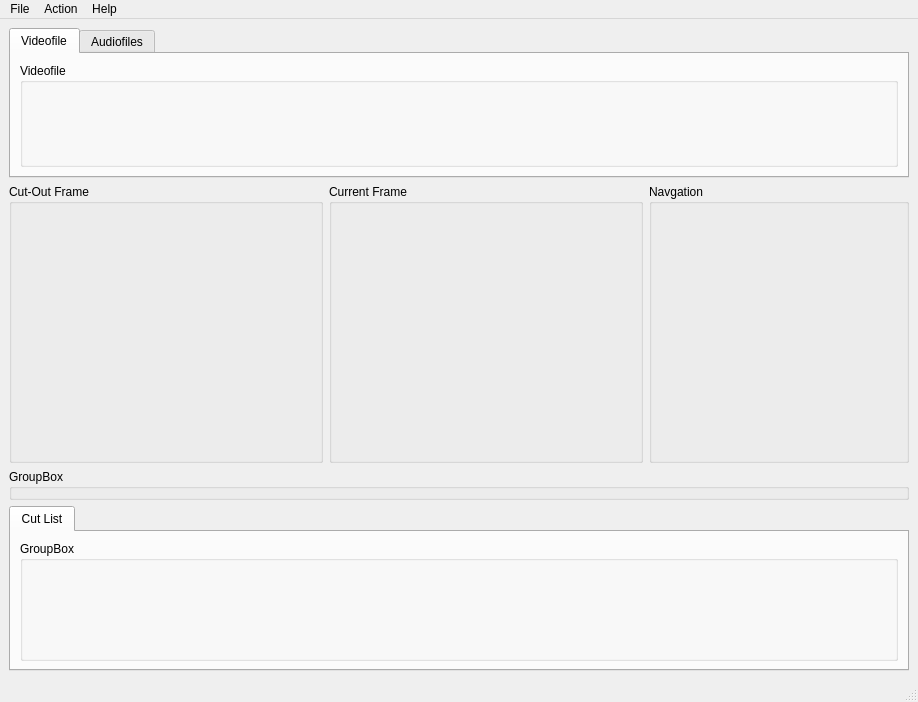
<ui version="4.0" >
 <class>TTCutMainWindow</class>
 <widget class="QMainWindow" name="TTCutMainWindow" >
  <property name="geometry" >
   <rect>
    <x>0</x>
    <y>0</y>
    <width>918</width>
    <height>702</height>
   </rect>
  </property>
  <property name="minimumSize" >
   <size>
    <width>900</width>
    <height>700</height>
   </size>
  </property>
  <property name="windowTitle" >
   <string>MainWindow</string>
  </property>
  <widget class="QWidget" name="centralwidget" >
   <layout class="QGridLayout" >
    <item row="2" column="0" colspan="3" >
     <widget class="TTStreamNavigator" name="streamNavigator" >
      <property name="title" >
       <string>GroupBox</string>
      </property>
     </widget>
    </item>
    <item row="3" column="0" colspan="3" >
     <widget class="QTabWidget" name="ccrTab" >
      <property name="sizePolicy" >
       <sizepolicy vsizetype="Minimum" hsizetype="Minimum" >
        <horstretch>10</horstretch>
        <verstretch>1</verstretch>
       </sizepolicy>
      </property>
      <property name="minimumSize" >
       <size>
        <width>620</width>
        <height>165</height>
       </size>
      </property>
      <property name="sizeIncrement" >
       <size>
        <width>1</width>
        <height>1</height>
       </size>
      </property>
      <property name="baseSize" >
       <size>
        <width>620</width>
        <height>150</height>
       </size>
      </property>
      <widget class="QWidget" name="tabCutList" >
       <attribute name="title" >
        <string>Cut List</string>
       </attribute>
       <attribute name="icon" >
        <iconset resource="mainwindow.qrc" >:/pixmaps/pixmaps/cutav_18.xpm</iconset>
       </attribute>
       <layout class="QGridLayout" >
        <item row="0" column="0" >
         <widget class="TTCutList" name="cutList" >
          <property name="minimumSize" >
           <size>
            <width>0</width>
            <height>120</height>
           </size>
          </property>
          <property name="title" >
           <string>GroupBox</string>
          </property>
         </widget>
        </item>
       </layout>
      </widget>
     </widget>
    </item>
    <item row="1" column="1" >
     <widget class="TTCurrentFrame" name="currentFrame" >
      <property name="sizePolicy" >
       <sizepolicy vsizetype="Expanding" hsizetype="Expanding" >
        <horstretch>4</horstretch>
        <verstretch>8</verstretch>
       </sizepolicy>
      </property>
      <property name="minimumSize" >
       <size>
        <width>312</width>
        <height>260</height>
       </size>
      </property>
      <property name="sizeIncrement" >
       <size>
        <width>1</width>
        <height>1</height>
       </size>
      </property>
      <property name="baseSize" >
       <size>
        <width>240</width>
        <height>150</height>
       </size>
      </property>
      <property name="focusPolicy" >
       <enum>Qt::WheelFocus</enum>
      </property>
      <property name="title" >
       <string>Current Frame</string>
      </property>
     </widget>
    </item>
    <item row="1" column="2" >
     <widget class="TTNavigation" name="navigation" >
      <property name="sizePolicy" >
       <sizepolicy vsizetype="Expanding" hsizetype="Fixed" >
        <horstretch>1</horstretch>
        <verstretch>8</verstretch>
       </sizepolicy>
      </property>
      <property name="minimumSize" >
       <size>
        <width>250</width>
        <height>240</height>
       </size>
      </property>
      <property name="maximumSize" >
       <size>
        <width>260</width>
        <height>16777215</height>
       </size>
      </property>
      <property name="sizeIncrement" >
       <size>
        <width>1</width>
        <height>1</height>
       </size>
      </property>
      <property name="baseSize" >
       <size>
        <width>140</width>
        <height>120</height>
       </size>
      </property>
      <property name="title" >
       <string>Navgation</string>
      </property>
     </widget>
    </item>
    <item row="1" column="0" >
     <widget class="TTCutOutFrame" name="cutOutFrame" >
      <property name="sizePolicy" >
       <sizepolicy vsizetype="Expanding" hsizetype="Expanding" >
        <horstretch>4</horstretch>
        <verstretch>8</verstretch>
       </sizepolicy>
      </property>
      <property name="minimumSize" >
       <size>
        <width>312</width>
        <height>260</height>
       </size>
      </property>
      <property name="sizeIncrement" >
       <size>
        <width>1</width>
        <height>1</height>
       </size>
      </property>
      <property name="baseSize" >
       <size>
        <width>240</width>
        <height>150</height>
       </size>
      </property>
      <property name="title" >
       <string>Cut-Out Frame</string>
      </property>
     </widget>
    </item>
    <item row="0" column="0" colspan="3" >
     <widget class="QTabWidget" name="tabVideoAudioInfo" >
      <property name="sizePolicy" >
       <sizepolicy vsizetype="Minimum" hsizetype="Minimum" >
        <horstretch>1</horstretch>
        <verstretch>1</verstretch>
       </sizepolicy>
      </property>
      <property name="minimumSize" >
       <size>
        <width>650</width>
        <height>150</height>
       </size>
      </property>
      <property name="maximumSize" >
       <size>
        <width>16777215</width>
        <height>168</height>
       </size>
      </property>
      <property name="sizeIncrement" >
       <size>
        <width>1</width>
        <height>1</height>
       </size>
      </property>
      <property name="baseSize" >
       <size>
        <width>620</width>
        <height>168</height>
       </size>
      </property>
      <property name="currentIndex" >
       <number>0</number>
      </property>
      <widget class="QWidget" name="tabVideoInfo" >
       <attribute name="title" >
        <string>Videofile</string>
       </attribute>
       <attribute name="icon" >
        <iconset resource="mainwindow.qrc" >:/pixmaps/pixmaps/tv.png</iconset>
       </attribute>
       <layout class="QGridLayout" >
        <item row="0" column="0" >
         <widget class="TTVideoFileInfo" name="videoFileInfo" >
          <property name="sizePolicy" >
           <sizepolicy vsizetype="MinimumExpanding" hsizetype="Preferred" >
            <horstretch>1</horstretch>
            <verstretch>1</verstretch>
           </sizepolicy>
          </property>
          <property name="minimumSize" >
           <size>
            <width>620</width>
            <height>100</height>
           </size>
          </property>
          <property name="maximumSize" >
           <size>
            <width>16777215</width>
            <height>16777215</height>
           </size>
          </property>
          <property name="sizeIncrement" >
           <size>
            <width>1</width>
            <height>1</height>
           </size>
          </property>
          <property name="title" >
           <string>Videofile</string>
          </property>
         </widget>
        </item>
       </layout>
      </widget>
      <widget class="QWidget" name="tabAudioInfo" >
       <attribute name="title" >
        <string>Audiofiles</string>
       </attribute>
       <attribute name="icon" >
        <iconset resource="mainwindow.qrc" >:/pixmaps/pixmaps/cutaudio_18.xpm</iconset>
       </attribute>
       <layout class="QGridLayout" >
        <item row="0" column="0" >
         <widget class="TTAudioFileList" name="audioFileInfo" >
          <property name="sizePolicy" >
           <sizepolicy vsizetype="Preferred" hsizetype="Preferred" >
            <horstretch>1</horstretch>
            <verstretch>1</verstretch>
           </sizepolicy>
          </property>
          <property name="minimumSize" >
           <size>
            <width>640</width>
            <height>100</height>
           </size>
          </property>
          <property name="maximumSize" >
           <size>
            <width>16777215</width>
            <height>240</height>
           </size>
          </property>
          <property name="title" >
           <string>Audiofiles</string>
          </property>
         </widget>
        </item>
       </layout>
      </widget>
     </widget>
    </item>
   </layout>
  </widget>
  <widget class="QMenuBar" name="menubar" >
   <property name="geometry" >
    <rect>
     <x>0</x>
     <y>0</y>
     <width>918</width>
     <height>22</height>
    </rect>
   </property>
   <widget class="QMenu" name="menuHelp" >
    <property name="title" >
     <string>Help</string>
    </property>
    <addaction name="actionAbout" />
   </widget>
   <widget class="QMenu" name="menuAction" >
    <property name="title" >
     <string>Action</string>
    </property>
    <addaction name="separator" />
    <addaction name="actionSaveCurrentFrame" />
    <addaction name="separator" />
    <addaction name="actionSettings" />
   </widget>
   <widget class="QMenu" name="menuFile" >
    <property name="title" >
     <string>File</string>
    </property>
    <property name="icon" >
     <iconset/>
    </property>
    <widget class="QMenu" name="menuRecentProjects" >
     <property name="title" >
      <string>Recent Projects</string>
     </property>
    </widget>
    <addaction name="actionOpenVideo" />
    <addaction name="actionOpenAudio" />
    <addaction name="separator" />
    <addaction name="actionFileNew" />
    <addaction name="actionFileOpen" />
    <addaction name="actionFileSave" />
    <addaction name="actionFileSaveAs" />
    <addaction name="separator" />
    <addaction name="menuRecentProjects" />
    <addaction name="separator" />
    <addaction name="actionExit" />
   </widget>
   <addaction name="menuFile" />
   <addaction name="menuAction" />
   <addaction name="menuHelp" />
  </widget>
  <widget class="QStatusBar" name="statusbar" />
  <action name="actionFileNew" >
   <property name="icon" >
    <iconset resource="mainwindow.qrc" >:/pixmaps/pixmaps/filenew_16.xpm</iconset>
   </property>
   <property name="text" >
    <string>New Project</string>
   </property>
   <property name="iconText" >
    <string>New Project</string>
   </property>
   <property name="toolTip" >
    <string>New Project</string>
   </property>
   <property name="shortcut" >
    <string/>
   </property>
  </action>
  <action name="actionFileOpen" >
   <property name="icon" >
    <iconset resource="mainwindow.qrc" >:/pixmaps/pixmaps/fileopen_16.xpm</iconset>
   </property>
   <property name="text" >
    <string>Open Project...</string>
   </property>
   <property name="iconText" >
    <string>Open Project</string>
   </property>
   <property name="toolTip" >
    <string>Open Project file</string>
   </property>
  </action>
  <action name="actionFileSave" >
   <property name="icon" >
    <iconset resource="mainwindow.qrc" >:/pixmaps/pixmaps/filesave_16.xpm</iconset>
   </property>
   <property name="text" >
    <string>Save Project</string>
   </property>
   <property name="iconText" >
    <string>Save Project</string>
   </property>
   <property name="toolTip" >
    <string>Save Project file</string>
   </property>
  </action>
  <action name="actionFileSaveAs" >
   <property name="icon" >
    <iconset resource="mainwindow.qrc" >:/pixmaps/pixmaps/filesaveas_16.xpm</iconset>
   </property>
   <property name="text" >
    <string>Save Project as...</string>
   </property>
   <property name="iconText" >
    <string>Save Project as</string>
   </property>
   <property name="toolTip" >
    <string>Save Project under new file name</string>
   </property>
  </action>
  <action name="actionExit" >
   <property name="icon" >
    <iconset resource="mainwindow.qrc" >:/pixmaps/pixmaps/exit_16.xpm</iconset>
   </property>
   <property name="text" >
    <string>Exit</string>
   </property>
  </action>
  <action name="actionSaveCurrentFrame" >
   <property name="icon" >
    <iconset resource="mainwindow.qrc" >:/pixmaps/pixmaps/saveimage_16.xpm</iconset>
   </property>
   <property name="text" >
    <string>Save current frame...</string>
   </property>
  </action>
  <action name="actionSettings" >
   <property name="icon" >
    <iconset resource="mainwindow.qrc" >:/pixmaps/pixmaps/settings_16.xpm</iconset>
   </property>
   <property name="text" >
    <string>Settings...</string>
   </property>
   <property name="shortcut" >
    <string/>
   </property>
  </action>
  <action name="actionAbout" >
   <property name="text" >
    <string>About</string>
   </property>
  </action>
  <action name="actionOpenVideo" >
   <property name="icon" >
    <iconset resource="mainwindow.qrc" >:/pixmaps/pixmaps/fileopen_16.xpm</iconset>
   </property>
   <property name="text" >
    <string>Open Video...</string>
   </property>
   <property name="iconText" >
    <string>Open Video...</string>
   </property>
   <property name="toolTip" >
    <string>Open Video...</string>
   </property>
  </action>
  <action name="actionOpenAudio" >
   <property name="icon" >
    <iconset resource="mainwindow.qrc" >:/pixmaps/pixmaps/fileopen_16.xpm</iconset>
   </property>
   <property name="text" >
    <string>Open Audio...</string>
   </property>
   <property name="iconText" >
    <string>Open Audio...</string>
   </property>
   <property name="toolTip" >
    <string>Open Audio...</string>
   </property>
  </action>
 </widget>
 <customwidgets>
  <customwidget>
   <class>TTVideoFileInfo</class>
   <extends>QGroupBox</extends>
   <header>../gui/ttvideofileinfo.h</header>
   <container>1</container>
  </customwidget>
  <customwidget>
   <class>TTCutList</class>
   <extends>QGroupBox</extends>
   <header>../gui/ttcutlist.h</header>
   <container>1</container>
  </customwidget>
  <customwidget>
   <class>TTAudioFileList</class>
   <extends>QGroupBox</extends>
   <header>../gui/ttaudiofilelist.h</header>
   <container>1</container>
  </customwidget>
  <customwidget>
   <class>TTNavigation</class>
   <extends>QGroupBox</extends>
   <header>../gui/ttnavigation.h</header>
   <container>1</container>
  </customwidget>
  <customwidget>
   <class>TTStreamNavigator</class>
   <extends>QGroupBox</extends>
   <header>../gui/ttstreamnavigator.h</header>
   <container>1</container>
  </customwidget>
  <customwidget>
   <class>TTCutOutFrame</class>
   <extends>QGroupBox</extends>
   <header>../gui/ttcutoutframe.h</header>
   <container>1</container>
  </customwidget>
  <customwidget>
   <class>TTCurrentFrame</class>
   <extends>QGroupBox</extends>
   <header>../gui/ttcurrentframe.h</header>
   <container>1</container>
  </customwidget>
 </customwidgets>
 <resources>
  <include location="mainwindow.qrc" />
 </resources>
 <connections/>
</ui>
